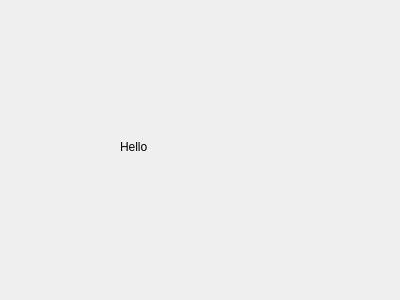
<?xml version="1.0" encoding="UTF-8"?>
<ui version="4.0">
 <class>Dialog</class>
 <widget class="QDialog" name="Dialog">
  <property name="geometry">
   <rect>
    <x>0</x>
    <y>0</y>
    <width>400</width>
    <height>300</height>
   </rect>
  </property>
  <property name="windowTitle">
   <string>Dialog</string>
  </property>
  <widget class="QLabel" name="label">
   <property name="geometry">
    <rect>
     <x>120</x>
     <y>140</y>
     <width>47</width>
     <height>13</height>
    </rect>
   </property>
   <property name="text">
    <string>Hello </string>
   </property>
  </widget>
 </widget>
 <resources/>
 <connections/>
</ui>
